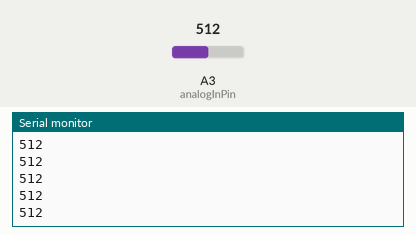
Simulated run of this sketch. Board: Arduino Uno, built with avr-gcc and run on an emulated ATmega328P. On the bench: the last lines printed to the serial monitor. The inputs (shaded band) are chosen by the test bench; at power-on: A3 (analogInPin) = 512.

Above: at 1.2 s.
1.3 s: A3 (analogInPin) set to 716
At 2.2 s:
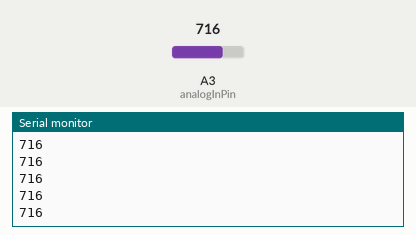
2.8 s: A3 (analogInPin) set to 900
At 3.4 s:
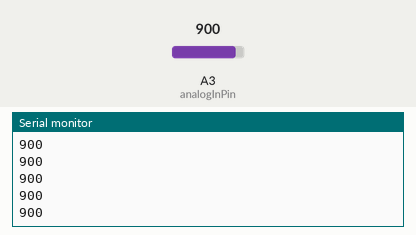
Timing chart, 0 to 5.8 s (numbered marks = the images above; inputs shaded):
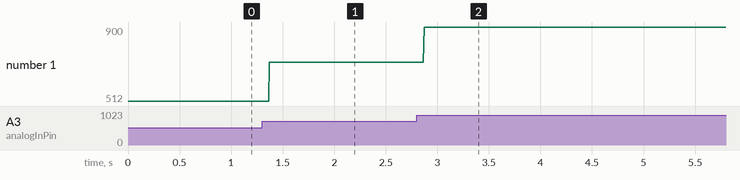

The sketch:

pressurePadTest.ino
```cpp
int analogInPin = A3;
int sensorValue = 0;

void setup() {
  // put your setup code here, to run once:
  Serial.begin(9600);
  //pinMode(5, INPUT_PULLUP);
}

void loop() {
  // put your main code here, to run repeatedly:
  sensorValue = analogRead(analogInPin);
  Serial.println(sensorValue);

}
```

Measured:
- after the input at 1.3 s, the serial monitor: prints a new line after 0.07 s (image 1)
- after the input at 2.8 s, the serial monitor: prints a new line after 0.07 s (image 2)
- plotted number 1: 512 → 716 after the input at 1.3 s, 716 → 900 after the input at 2.8 s
